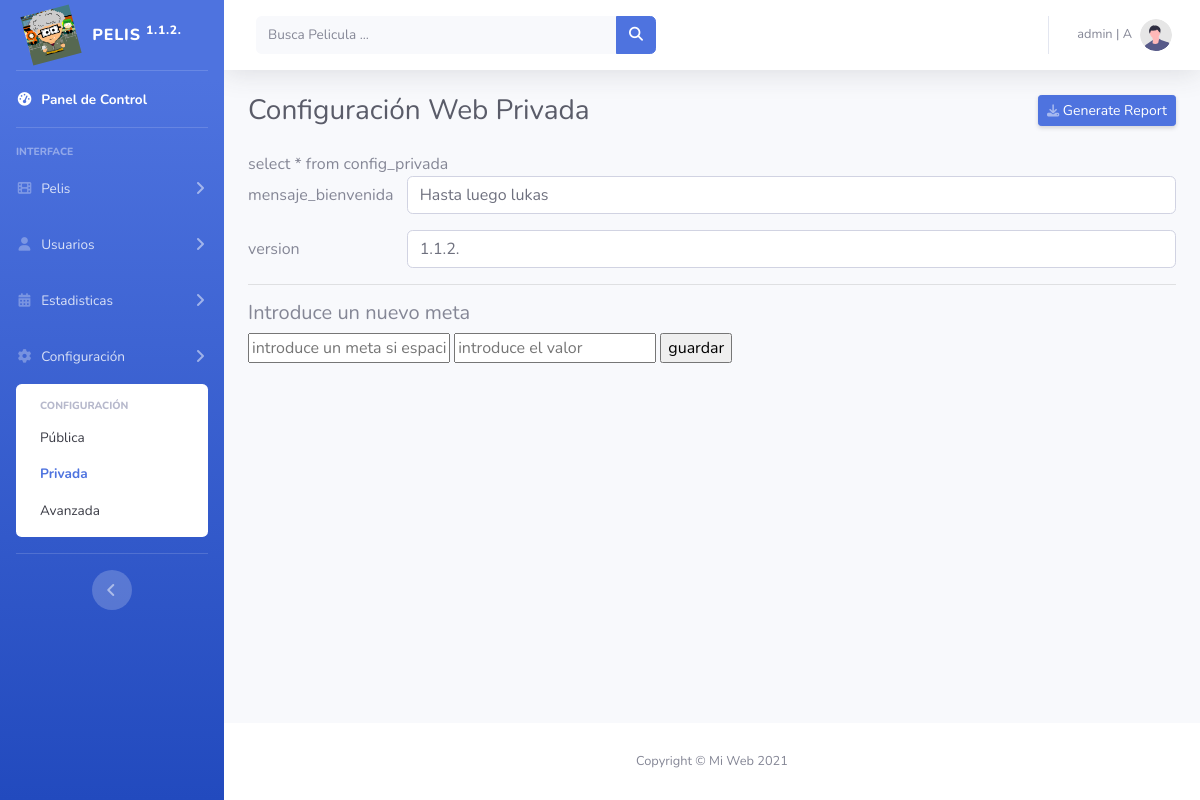
Screenshot of /admin/config_privada.php (signed in) with the database file from the repository.
### tables this page shows
CREATE TABLE `config_privada` (
  `id` bigint(20) NOT NULL,
  `meta` varchar(255) DEFAULT NULL,
  `valor` text NOT NULL
);

### admin/config_privada.php (the view, shortened to what this page needs)
<!DOCTYPE html>
<html lang="es">
<head>
    <?php
    include("inc_head.php");
    ?>
</head>
<body id="page-top">
    <div id="wrapper">
        <?php include("inc_sidebar.php");?>
        <div id="content-wrapper" class="d-flex flex-column">
            <div id="content">
                <?php include("inc_topbar.php");?>
                <div class="container-fluid">
                    <div class="d-sm-flex align-items-center justify-content-between mb-4">
                        <h1 class="h3 mb-0 text-gray-800">Configuración Web Privada</h1>
                        <a href="#" class="d-none d-sm-inline-block btn btn-sm btn-primary shadow-sm"> Generate Report</a>
                    </div>
                    <?php
                    include("inc_conexion_peliculas.php");
                    echo  $query = "select * from config_privada";
                     $resultado = mysqli_query($conpel,$query);
                    if(mysqli_num_rows($resultado)!=0){
                        while($fila=mysqli_fetch_array($resultado)){
                            $key = $fila['meta'];
                            $valor = $fila['valor'];
                            ?>
                              <div class="form-group row">
                                <label for="<?php echo $key;?>" class="col-sm-2 col-form-label"><?php echo $key;?></label>
                                <div class="col-sm-10">
                                  <input type="text" class="form-control" id="<?php echo $key;?>" name="<?php echo $key;?>" id="<?php echo $key;?>"   value="<?php echo $valor;?>" onblur="config_privada('<?php echo $key;?>',document.getElementById('<?php echo $key;?>').value)" >
                                </div>
                              </div>
                              <?php
                        }
                    }
                    ?>
                    <hr><h5> Introduce un nuevo meta </h5>
                      <form method="post">
                        <input type="text" name="meta" placeholder="introduce un meta si espacio ni cosas raras">
                        <input type="text" name="valor" placeholder="introduce el valor ">
                        <input type="submit" name="guardar" value="guardar">
                   </form>
                </div>
            </div>
            <?php include("inc_footer.php");?>
        </div>
    </div>
</body>
</html>

### rows the page displays
config_privada: meta "mensaje_bienvenida", mensaje_bienvenida "Hasta luego lukas"
config_privada: meta "version", version "1.1.2."

### other values shown
$CFGP['version'] "1.1.2."
$usuario "admin"
$rol "A"
$query = "select * from config_privada" "select * from config_privada"
